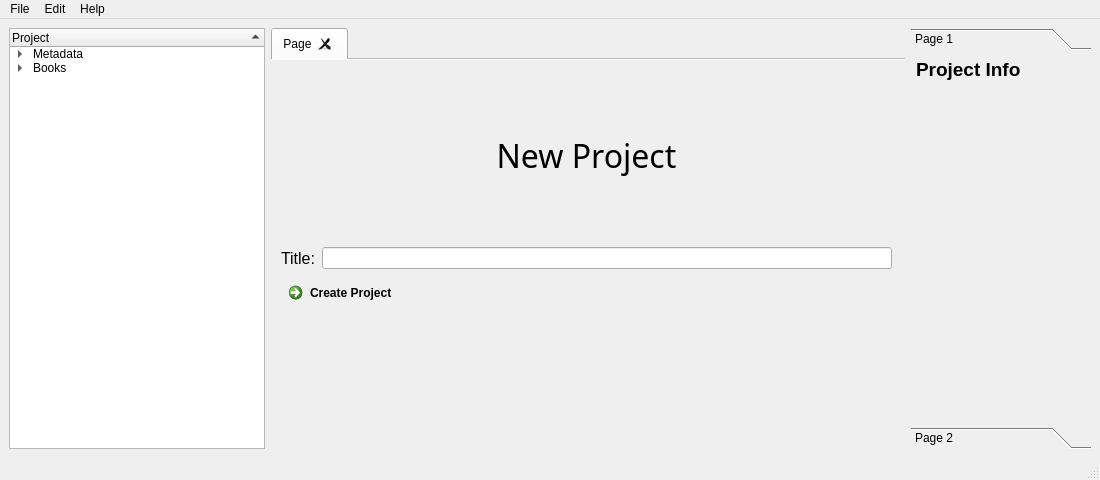
<?xml version="1.0" encoding="UTF-8"?>
<ui version="4.0">
 <class>MainWindow</class>
 <widget class="QMainWindow" name="MainWindow">
  <property name="geometry">
   <rect>
    <x>0</x>
    <y>0</y>
    <width>1100</width>
    <height>480</height>
   </rect>
  </property>
  <property name="sizePolicy">
   <sizepolicy hsizetype="MinimumExpanding" vsizetype="MinimumExpanding">
    <horstretch>0</horstretch>
    <verstretch>0</verstretch>
   </sizepolicy>
  </property>
  <property name="minimumSize">
   <size>
    <width>1100</width>
    <height>480</height>
   </size>
  </property>
  <property name="baseSize">
   <size>
    <width>1280</width>
    <height>1024</height>
   </size>
  </property>
  <property name="windowTitle">
   <string notr="true">CarrionP13</string>
  </property>
  <property name="statusTip">
   <string>Ready</string>
  </property>
  <widget class="QWidget" name="centralwidget">
   <property name="sizePolicy">
    <sizepolicy hsizetype="MinimumExpanding" vsizetype="MinimumExpanding">
     <horstretch>0</horstretch>
     <verstretch>0</verstretch>
    </sizepolicy>
   </property>
   <layout class="QGridLayout" name="gridLayout">
    <item row="0" column="0">
     <layout class="QHBoxLayout" name="pnlLeft">
      <property name="sizeConstraint">
       <enum>QLayout::SetDefaultConstraint</enum>
      </property>
      <item alignment="Qt::AlignLeft">
       <widget class="QTreeWidget" name="treeWidget">
        <property name="sizePolicy">
         <sizepolicy hsizetype="Fixed" vsizetype="Preferred">
          <horstretch>0</horstretch>
          <verstretch>0</verstretch>
         </sizepolicy>
        </property>
        <property name="minimumSize">
         <size>
          <width>180</width>
          <height>0</height>
         </size>
        </property>
        <property name="dragEnabled">
         <bool>false</bool>
        </property>
        <property name="alternatingRowColors">
         <bool>false</bool>
        </property>
        <property name="sortingEnabled">
         <bool>true</bool>
        </property>
        <property name="wordWrap">
         <bool>true</bool>
        </property>
        <attribute name="headerHighlightSections">
         <bool>true</bool>
        </attribute>
        <column>
         <property name="text">
          <string>Project</string>
         </property>
        </column>
        <item>
         <property name="text">
          <string>Metadata</string>
         </property>
         <property name="flags">
          <set>ItemIsSelectable|ItemIsEditable|ItemIsDragEnabled|ItemIsUserCheckable|ItemIsEnabled</set>
         </property>
         <item>
          <property name="text">
           <string>Research</string>
          </property>
         </item>
         <item>
          <property name="text">
           <string>Other</string>
          </property>
         </item>
         <item>
          <property name="text">
           <string>Notes</string>
          </property>
         </item>
         <item>
          <property name="text">
           <string>Locations</string>
          </property>
         </item>
         <item>
          <property name="text">
           <string>Items</string>
          </property>
         </item>
         <item>
          <property name="text">
           <string>Factions</string>
          </property>
         </item>
         <item>
          <property name="text">
           <string>Characters</string>
          </property>
         </item>
        </item>
        <item>
         <property name="text">
          <string>Books</string>
         </property>
         <item>
          <property name="text">
           <string>Chapters</string>
          </property>
          <item>
           <property name="text">
            <string>Scenes</string>
           </property>
          </item>
         </item>
        </item>
       </widget>
      </item>
     </layout>
    </item>
    <item row="0" column="1">
     <layout class="QGridLayout" name="pnlMid" rowstretch="0" columnstretch="0">
      <property name="sizeConstraint">
       <enum>QLayout::SetDefaultConstraint</enum>
      </property>
      <item row="0" column="0">
       <widget class="QTabWidget" name="tabWidget">
        <property name="sizePolicy">
         <sizepolicy hsizetype="MinimumExpanding" vsizetype="MinimumExpanding">
          <horstretch>0</horstretch>
          <verstretch>0</verstretch>
         </sizepolicy>
        </property>
        <property name="minimumSize">
         <size>
          <width>620</width>
          <height>200</height>
         </size>
        </property>
        <property name="tabShape">
         <enum>QTabWidget::Rounded</enum>
        </property>
        <property name="currentIndex">
         <number>0</number>
        </property>
        <property name="elideMode">
         <enum>Qt::ElideNone</enum>
        </property>
        <property name="documentMode">
         <bool>true</bool>
        </property>
        <property name="tabsClosable">
         <bool>true</bool>
        </property>
        <property name="movable">
         <bool>true</bool>
        </property>
        <widget class="QWidget" name="tabStart">
         <attribute name="title">
          <string>Page</string>
         </attribute>
         <widget class="QWidget" name="">
          <property name="geometry">
           <rect>
            <x>10</x>
            <y>10</y>
            <width>611</width>
            <height>376</height>
           </rect>
          </property>
          <layout class="QVBoxLayout" name="verticalLayout">
           <item>
            <widget class="QLabel" name="lblNewProject">
             <property name="font">
              <font>
               <family>Lucida Sans Unicode</family>
               <pointsize>24</pointsize>
              </font>
             </property>
             <property name="text">
              <string>New Project</string>
             </property>
             <property name="alignment">
              <set>Qt::AlignCenter</set>
             </property>
            </widget>
           </item>
           <item>
            <layout class="QHBoxLayout" name="horizontalLayout">
             <item>
              <widget class="QLabel" name="lblPrjTitle">
               <property name="font">
                <font>
                 <pointsize>12</pointsize>
                </font>
               </property>
               <property name="text">
                <string>Title:</string>
               </property>
              </widget>
             </item>
             <item>
              <widget class="QLineEdit" name="txtPrjTitle"/>
             </item>
            </layout>
           </item>
           <item>
            <widget class="QCommandLinkButton" name="btnPrjCreate">
             <property name="text">
              <string>Create Project</string>
             </property>
            </widget>
           </item>
          </layout>
         </widget>
        </widget>
       </widget>
      </item>
     </layout>
    </item>
    <item row="0" column="2">
     <layout class="QHBoxLayout" name="pnlRight">
      <property name="sizeConstraint">
       <enum>QLayout::SetDefaultConstraint</enum>
      </property>
      <item alignment="Qt::AlignRight">
       <widget class="QToolBox" name="toolBox">
        <property name="sizePolicy">
         <sizepolicy hsizetype="Fixed" vsizetype="Preferred">
          <horstretch>0</horstretch>
          <verstretch>0</verstretch>
         </sizepolicy>
        </property>
        <property name="minimumSize">
         <size>
          <width>180</width>
          <height>0</height>
         </size>
        </property>
        <property name="layoutDirection">
         <enum>Qt::LeftToRight</enum>
        </property>
        <property name="currentIndex">
         <number>0</number>
        </property>
        <widget class="QWidget" name="pgProjectInfo">
         <property name="geometry">
          <rect>
           <x>0</x>
           <y>0</y>
           <width>180</width>
           <height>365</height>
          </rect>
         </property>
         <attribute name="label">
          <string>Page 1</string>
         </attribute>
         <widget class="QLabel" name="lblPrjInfo">
          <property name="geometry">
           <rect>
            <x>5</x>
            <y>-5</y>
            <width>146</width>
            <height>36</height>
           </rect>
          </property>
          <property name="font">
           <font>
            <family>MS Shell Dlg 2</family>
            <pointsize>14</pointsize>
            <weight>75</weight>
            <bold>true</bold>
           </font>
          </property>
          <property name="text">
           <string>Project Info</string>
          </property>
          <property name="alignment">
           <set>Qt::AlignLeading|Qt::AlignLeft|Qt::AlignVCenter</set>
          </property>
         </widget>
        </widget>
        <widget class="QWidget" name="pgSceneInfo">
         <property name="geometry">
          <rect>
           <x>0</x>
           <y>0</y>
           <width>180</width>
           <height>365</height>
          </rect>
         </property>
         <attribute name="label">
          <string>Page 2</string>
         </attribute>
         <widget class="QLabel" name="lblScnInfo">
          <property name="geometry">
           <rect>
            <x>5</x>
            <y>-5</y>
            <width>151</width>
            <height>36</height>
           </rect>
          </property>
          <property name="font">
           <font>
            <pointsize>14</pointsize>
            <weight>75</weight>
            <bold>true</bold>
           </font>
          </property>
          <property name="text">
           <string>Scene Info</string>
          </property>
          <property name="alignment">
           <set>Qt::AlignLeading|Qt::AlignLeft|Qt::AlignVCenter</set>
          </property>
         </widget>
        </widget>
       </widget>
      </item>
     </layout>
    </item>
   </layout>
  </widget>
  <widget class="QMenuBar" name="menubar">
   <property name="geometry">
    <rect>
     <x>0</x>
     <y>0</y>
     <width>1100</width>
     <height>21</height>
    </rect>
   </property>
   <widget class="QMenu" name="menuFile">
    <property name="title">
     <string>File</string>
    </property>
    <addaction name="actionNew"/>
    <addaction name="actionOpen"/>
    <addaction name="actionSave"/>
    <addaction name="actionSave_As"/>
    <addaction name="separator"/>
    <addaction name="actionImport"/>
    <addaction name="actionExport"/>
    <addaction name="separator"/>
    <addaction name="actionProgram_Settings"/>
    <addaction name="separator"/>
    <addaction name="actionClose_Project"/>
    <addaction name="actionQuit"/>
   </widget>
   <widget class="QMenu" name="menuEdit">
    <property name="title">
     <string>Edit</string>
    </property>
    <addaction name="actionCut"/>
    <addaction name="actionCopy"/>
    <addaction name="actionPaste"/>
    <addaction name="separator"/>
    <addaction name="actionFind"/>
    <addaction name="actionReplace"/>
    <addaction name="separator"/>
   </widget>
   <widget class="QMenu" name="menuHelp">
    <property name="title">
     <string>Help</string>
    </property>
    <addaction name="actionAbout"/>
   </widget>
   <addaction name="menuFile"/>
   <addaction name="menuEdit"/>
   <addaction name="menuHelp"/>
  </widget>
  <widget class="QStatusBar" name="statusbar"/>
  <action name="actionNew">
   <property name="text">
    <string>New</string>
   </property>
   <property name="shortcut">
    <string>Ctrl+N</string>
   </property>
  </action>
  <action name="actionOpen">
   <property name="text">
    <string>Open</string>
   </property>
   <property name="shortcut">
    <string>Ctrl+O</string>
   </property>
  </action>
  <action name="actionSave">
   <property name="text">
    <string>Save</string>
   </property>
   <property name="shortcut">
    <string>Ctrl+S</string>
   </property>
  </action>
  <action name="actionSave_As">
   <property name="text">
    <string>Save As</string>
   </property>
   <property name="shortcut">
    <string>Ctrl+Shift+S</string>
   </property>
  </action>
  <action name="actionImport">
   <property name="enabled">
    <bool>false</bool>
   </property>
   <property name="text">
    <string>Import</string>
   </property>
   <property name="shortcut">
    <string>Ctrl+Shift+I</string>
   </property>
  </action>
  <action name="actionExport">
   <property name="enabled">
    <bool>false</bool>
   </property>
   <property name="text">
    <string>Export</string>
   </property>
   <property name="shortcut">
    <string>Ctrl+Shift+E</string>
   </property>
  </action>
  <action name="actionProgram_Settings">
   <property name="text">
    <string>Program Settings</string>
   </property>
   <property name="visible">
    <bool>false</bool>
   </property>
  </action>
  <action name="actionQuit">
   <property name="text">
    <string>Quit</string>
   </property>
   <property name="shortcut">
    <string>Ctrl+Q</string>
   </property>
  </action>
  <action name="actionClose_Project">
   <property name="text">
    <string>Close Project</string>
   </property>
   <property name="shortcut">
    <string>Ctrl+Shift+C</string>
   </property>
  </action>
  <action name="actionCut">
   <property name="text">
    <string>Cut</string>
   </property>
   <property name="shortcut">
    <string>Ctrl+X</string>
   </property>
  </action>
  <action name="actionCopy">
   <property name="text">
    <string>Copy</string>
   </property>
   <property name="shortcut">
    <string>Ctrl+C</string>
   </property>
  </action>
  <action name="actionPaste">
   <property name="text">
    <string>Paste</string>
   </property>
   <property name="shortcut">
    <string>Ctrl+V</string>
   </property>
  </action>
  <action name="actionFind">
   <property name="text">
    <string>Find</string>
   </property>
   <property name="shortcut">
    <string>Ctrl+F</string>
   </property>
  </action>
  <action name="actionReplace">
   <property name="text">
    <string>Replace</string>
   </property>
   <property name="shortcut">
    <string>Ctrl+R</string>
   </property>
  </action>
  <action name="actionAbout">
   <property name="text">
    <string>About...</string>
   </property>
  </action>
 </widget>
 <resources/>
 <connections>
  <connection>
   <sender>actionNew</sender>
   <signal>triggered()</signal>
   <receiver>MainWindow</receiver>
   <slot>update()</slot>
   <hints>
    <hint type="sourcelabel">
     <x>-1</x>
     <y>-1</y>
    </hint>
    <hint type="destinationlabel">
     <x>549</x>
     <y>239</y>
    </hint>
   </hints>
  </connection>
  <connection>
   <sender>actionSave</sender>
   <signal>triggered()</signal>
   <receiver>MainWindow</receiver>
   <slot>update()</slot>
   <hints>
    <hint type="sourcelabel">
     <x>-1</x>
     <y>-1</y>
    </hint>
    <hint type="destinationlabel">
     <x>549</x>
     <y>239</y>
    </hint>
   </hints>
  </connection>
  <connection>
   <sender>treeWidget</sender>
   <signal>itemActivated(QTreeWidgetItem*,int)</signal>
   <receiver>tabWidget</receiver>
   <slot>setFocus()</slot>
   <hints>
    <hint type="sourcelabel">
     <x>137</x>
     <y>240</y>
    </hint>
    <hint type="destinationlabel">
     <x>587</x>
     <y>240</y>
    </hint>
   </hints>
  </connection>
  <connection>
   <sender>treeWidget</sender>
   <signal>customContextMenuRequested(QPoint)</signal>
   <receiver>MainWindow</receiver>
   <slot>update()</slot>
   <hints>
    <hint type="sourcelabel">
     <x>137</x>
     <y>240</y>
    </hint>
    <hint type="destinationlabel">
     <x>549</x>
     <y>239</y>
    </hint>
   </hints>
  </connection>
 </connections>
</ui>
